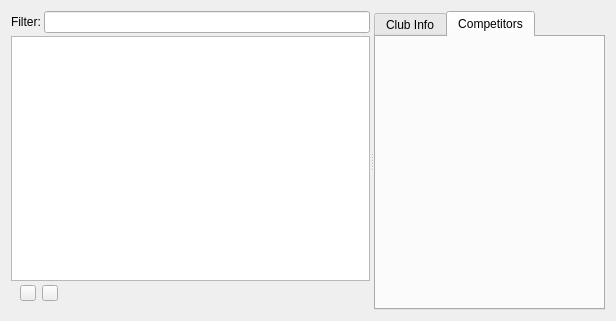
<?xml version="1.0" encoding="UTF-8"?>
<ui version="4.0">
 <class>ClubsEditor</class>
 <widget class="QWidget" name="ClubsEditor">
  <property name="geometry">
   <rect>
    <x>0</x>
    <y>0</y>
    <width>616</width>
    <height>321</height>
   </rect>
  </property>
  <property name="windowTitle">
   <string>Form</string>
  </property>
  <layout class="QHBoxLayout" name="horizontalLayout_2">
   <item>
    <widget class="QSplitter" name="splitter_2">
     <property name="orientation">
      <enum>Qt::Horizontal</enum>
     </property>
     <widget class="QSplitter" name="splitter">
      <property name="orientation">
       <enum>Qt::Horizontal</enum>
      </property>
      <widget class="QWidget" name="layoutWidget">
       <layout class="QVBoxLayout" name="verticalLayout">
        <property name="spacing">
         <number>3</number>
        </property>
        <item>
         <layout class="QHBoxLayout" name="horizontalLayout">
          <item>
           <widget class="QLabel" name="label">
            <property name="text">
             <string>Filter:</string>
            </property>
           </widget>
          </item>
          <item>
           <widget class="QLineEdit" name="filterEdit"/>
          </item>
         </layout>
        </item>
        <item>
         <widget class="QListView" name="clubList"/>
        </item>
        <item>
         <widget class="QWidget" name="horizontalWidget" native="true">
          <layout class="QHBoxLayout" name="horizontalLayout_3">
           <property name="topMargin">
            <number>1</number>
           </property>
           <item>
            <widget class="QPushButton" name="removeClubBtn">
             <property name="sizePolicy">
              <sizepolicy hsizetype="Fixed" vsizetype="Fixed">
               <horstretch>0</horstretch>
               <verstretch>0</verstretch>
              </sizepolicy>
             </property>
             <property name="minimumSize">
              <size>
               <width>16</width>
               <height>16</height>
              </size>
             </property>
             <property name="maximumSize">
              <size>
               <width>16</width>
               <height>16</height>
              </size>
             </property>
             <property name="text">
              <string/>
             </property>
             <property name="icon">
              <iconset resource="Resources.qrc">
               <normaloff>:/images/minus.png</normaloff>:/images/minus.png</iconset>
             </property>
            </widget>
           </item>
           <item>
            <widget class="QPushButton" name="addClubBtn">
             <property name="sizePolicy">
              <sizepolicy hsizetype="Fixed" vsizetype="Fixed">
               <horstretch>0</horstretch>
               <verstretch>0</verstretch>
              </sizepolicy>
             </property>
             <property name="minimumSize">
              <size>
               <width>16</width>
               <height>16</height>
              </size>
             </property>
             <property name="maximumSize">
              <size>
               <width>16</width>
               <height>16</height>
              </size>
             </property>
             <property name="text">
              <string/>
             </property>
             <property name="icon">
              <iconset resource="Resources.qrc">
               <normaloff>:/images/add.png</normaloff>:/images/add.png</iconset>
             </property>
             <property name="flat">
              <bool>false</bool>
             </property>
            </widget>
           </item>
           <item>
            <spacer name="horizontalSpacer">
             <property name="orientation">
              <enum>Qt::Horizontal</enum>
             </property>
             <property name="sizeHint" stdset="0">
              <size>
               <width>40</width>
               <height>16</height>
              </size>
             </property>
            </spacer>
           </item>
          </layout>
         </widget>
        </item>
       </layout>
      </widget>
     </widget>
     <widget class="QTabWidget" name="competitorList">
      <property name="currentIndex">
       <number>1</number>
      </property>
      <widget class="ClubEditor" name="clubEditor">
       <attribute name="title">
        <string>Club Info</string>
       </attribute>
      </widget>
      <widget class="CompetitorList" name="competitorsList">
       <attribute name="title">
        <string>Competitors</string>
       </attribute>
      </widget>
     </widget>
    </widget>
   </item>
  </layout>
 </widget>
 <customwidgets>
  <customwidget>
   <class>CompetitorList</class>
   <extends>QWidget</extends>
   <header location="global">CompetitorList.h</header>
   <container>1</container>
  </customwidget>
  <customwidget>
   <class>ClubEditor</class>
   <extends>QWidget</extends>
   <header location="global">ClubEditor.h</header>
   <container>1</container>
  </customwidget>
 </customwidgets>
 <resources>
  <include location="Resources.qrc"/>
 </resources>
 <connections/>
</ui>
